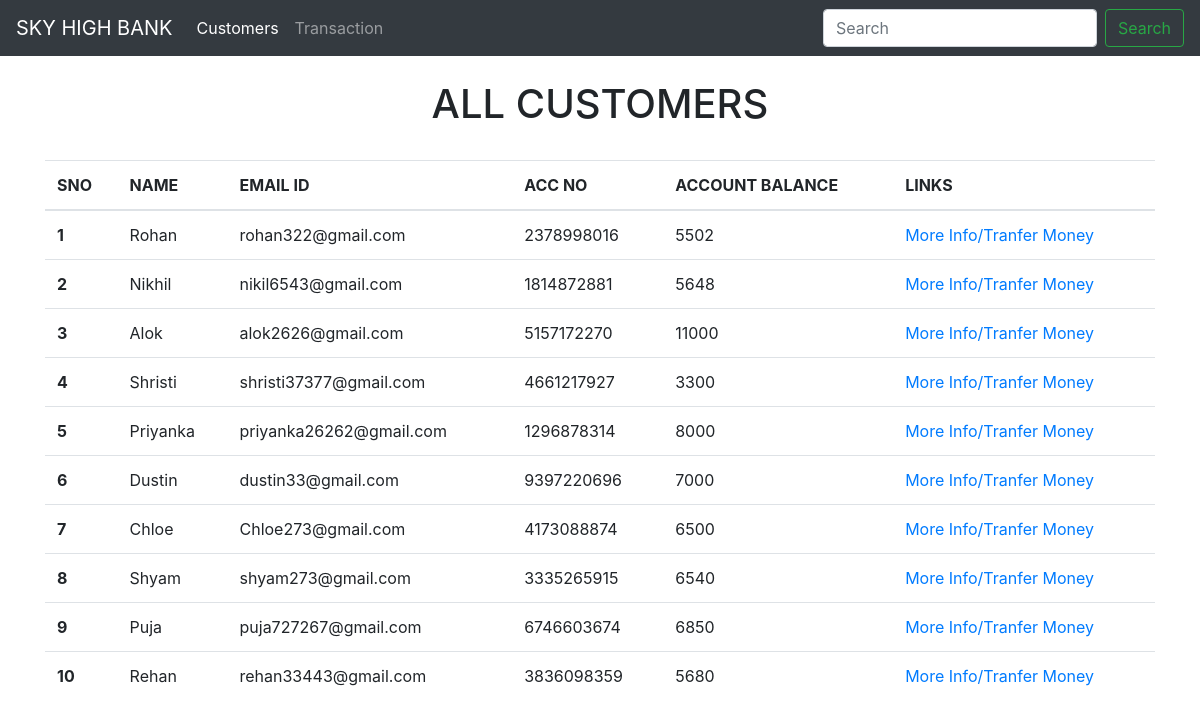
/allcustomers, run on the app's committed database.
### bankapp/models.py (models this page shows)
class customer(models.Model):
    id=models.IntegerField(default=0,primary_key=True)
    name = models.CharField(max_length=200, null=True)
    email = models.CharField(max_length=200, null=True)
    address = models.CharField(max_length=255)
    city = models.CharField(max_length=255)
    state = models.CharField(max_length=255)
    accbal = models.IntegerField()
    accno = models.IntegerField()

### bankapp/views.py (the view)
# urls.py: path('allcustomers', views.cust, name="cust"),
def cust(request):
    custinfo = customer.objects.all()
    return render(request ,'viewcust.html',{'custinfo':custinfo})

### templates/viewcust.html (shortened to what this page needs)
{% extends 'basic.html' %}
{% block body %}
<br>
<h1 style="text-align:center">ALL CUSTOMERS</h1><br>
<div class="container">
<div class="table-responsive">
<table class="table table-hover">
  <thead>
    <tr>
      <th scope="col">SNO</th>
      <th scope="col">NAME</th>
      <th scope="col">EMAIL ID</th>
       <th scope="col">ACC NO</th>
      <th scope="col">ACCOUNT BALANCE</th>
      <th scope="col">LINKS</th>
    </tr>
  </thead>
  <tbody>
{% for i in custinfo %}
    <tr>
      <th scope="row">{{i.id}}</th>
      <td>{{i.name}}</td>
      <td>{{i.email}}</td>
      <td>{{i.accno}}</td>
      <td>{{i.accbal}}</td>
      <td> <a href="profilenew/{{i.id}}">More Info/Tranfer Money</a></td>
    </tr>
{% endfor %}
  </tbody>
</table>
</div>
</div>
 {% endblock %}

### templates/basic.html (shortened to what this page needs)
<!doctype html>
<html lang="en">
  <head>
    <link rel="stylesheet" href="https://maxcdn.bootstrapcdn.com/bootstrap/4.0.0/css/bootstrap.min.css">
  </head>
  <body>
    <nav class="navbar navbar-expand-lg navbar-dark bg-dark">
  <a class="navbar-brand" href="\">SKY HIGH BANK</a>
  <div class="collapse navbar-collapse" id="navbarSupportedContent">
    <ul class="navbar-nav mr-auto">
      <li class="nav-item active">
        <a class="nav-link" href="/allcustomers"> Customers <span class="sr-only">(current)</span></a>
      </li>
      <li class="nav-item">
        <a class="nav-link" href="/alltransaction">Transaction</a>
      </li>
    </ul>
    <form class="form-inline my-2 my-lg-0">
      <input class="form-control mr-sm-2" type="search" placeholder="Search" aria-label="Search">
      <button class="btn btn-outline-success my-2 my-sm-0" type="submit">Search</button>
    </form>
  </div>
</nav>
    {% block body %}
    {% endblock %}
  </body>
</html>

### data on the page
customer: id "1", name "Rohan", email "rohan322@gmail.com", accno "2378998016", accbal "5502"
customer: id "2", name "Nikhil", email "nikil6543@gmail.com", accno "1814872881", accbal "5648"
customer: id "3", name "Alok", email "alok2626@gmail.com", accno "5157172270", accbal "11000"
customer: id "4", name "Shristi", email "shristi37377@gmail.com", accno "4661217927", accbal "3300"
customer: id "5", name "Priyanka", email "priyanka26262@gmail.com", accno "1296878314", accbal "8000"
customer: id "6", name "Dustin", email "dustin33@gmail.com", accno "9397220696", accbal "7000"
customer: id "7", name "Chloe", email "Chloe273@gmail.com", accno "4173088874", accbal "6500"
customer: id "8", name "Shyam", email "shyam273@gmail.com", accno "3335265915", accbal "6540"
customer: id "9", name "Puja", email "puja727267@gmail.com", accno "6746603674", accbal "6850"
customer: id "10", name "Rehan", email "rehan33443@gmail.com", accno "3836098359", accbal "5680"
